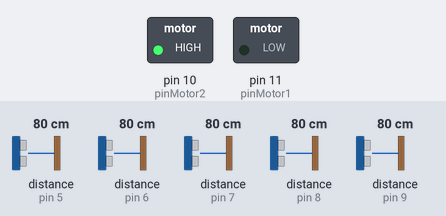
A sketch run on a simulated Arduino Uno, built with avr-gcc and run on an emulated ATmega328P. Parts: switched loads named in the sketch (green lamp = pin HIGH). Wiring (inferred from the names in the program): 5 × ultrasonic range finder: trigger pin 2, echo pin 7 / trigger pin 3, echo pin 8 / trigger pin 4, echo pin 9 / trigger pin 12, echo pin 5 / trigger pin 13, echo pin 6. The inputs (shaded band) are chosen by the test bench; at power-on: distance to the obstacle (sensors on pin 5, pin 6, pin 7, pin 8, pin 9) 80 cm. The echo pulse lasts 58.3 µs per cm; pins used as bus, display or sensor lines are not drawn; what the sketch prints to the serial monitor is not drawn.

Above: at 1.2 s.
1.3 s: distance to the obstacle (sensor on pin 5) set to 76 cm
At 1.9 s:
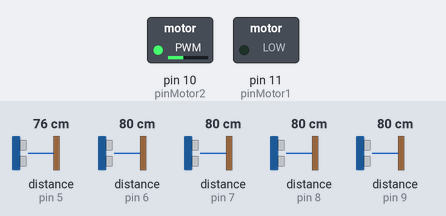
2.8 s: distance to the obstacle (sensor on pin 6) set to 74 cm
At 3.1 s:
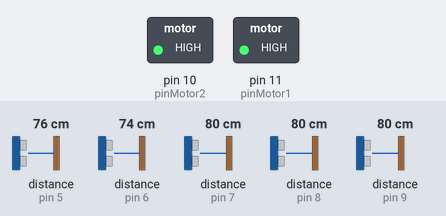
4.3 s: distance to the obstacle (sensor on pin 7) set to 75 cm
At 4.8 s:
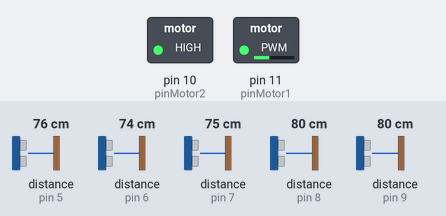
5.8 s: distance to the obstacle (sensor on pin 8) set to 2 cm
At 6.5 s:
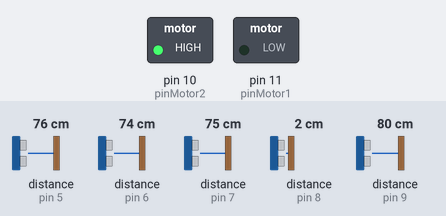
7.3 s: distance to the obstacle (sensor on pin 5) set to 2 cm
At 8.61 s:
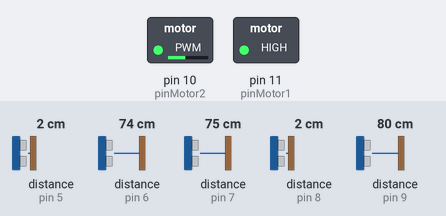
10.3 s: distance to the obstacle (sensor on pin 7) set to 4 cm
Timing chart, 0 to 12.8 s (numbered marks = the images above; inputs shaded):
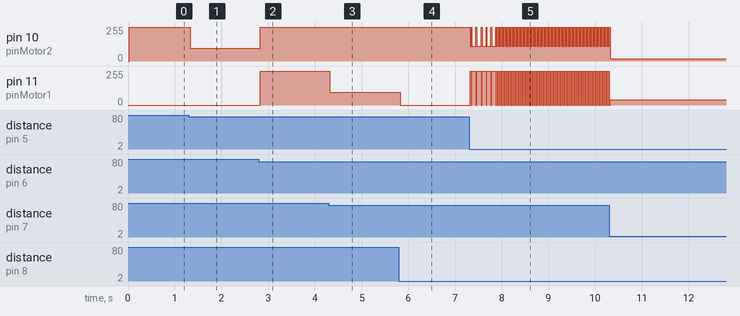

Measured:
- the behaviour switches between 80 and 79 cm on distance to the obstacle (sensor on pin 5) (found by bisection; images 0 and 1)
- the behaviour switches between 80 and 79 cm on distance to the obstacle (sensor on pin 6) (found by bisection; images 1 and 2)
- the behaviour switches between 80 and 79 cm on distance to the obstacle (sensor on pin 7) (found by bisection; images 2 and 3)
- after the input at 1.3 s, pin 10 (pinMotor2): 255/255 → 96/255 at once
- after the input at 2.8 s, pin 10 (pinMotor2): 96/255 → 255/255 at once; pin 11 (pinMotor1): 0/255 → 255/255 at once
- after the input at 4.3 s, pin 11 (pinMotor1): 255/255 → 96/255 at once
- after the input at 5.8 s, pin 11 (pinMotor1): 96/255 → 0/255 at once
- after the input at 7.3 s, pin 10 (pinMotor2): goes 109/255 0.02 s, 5 × (255/255 0.02 s, 109/255 0.08 s), 64 × (255/255 0.02 s, 109/255 0.02 s), 255/255 0.02 s, then 109/255, starting at once; pin 11 (pinMotor1): goes 255/255 0.02 s, 5 × (0/255 0.02 s, 255/255 0.08 s), 64 × (0/255 0.02 s, 255/255 0.02 s), 0/255 0.02 s, then 255/255, starting at once

The sketch:

guilhermExtra.ino
```cpp
// **************************************
// * ROBOZONA                           *
// * 2015 Estrategia & Inovacao Arizona *
// * Robo com 5 sensores de ultrassom   *
// * 2 sensores de IR                   *
// * 2 motores CC                       *
// **************************************

//Pinos dos transistores dos motores CC
int trigPin[5] = {12, 13, 2, 3, 4};
int echoPin[5] = {5, 6, 7, 8, 9};
long distCM[5] = {400, 400, 400, 400, 400};
long menorDist;
int indiceMenorDist;
long maiorDist;
int indiceMaiorDist;

// Parametro de velocidade maxima a ser aplicada aos motores
long velocMax;

// Velocidade dos motores 1 e 2, de 0 a 255
long pwmMotor1;
long pwmMotor2;

int pinMotor1 = 11;
int pinMotor2 = 10;

void setup () {
    Serial.begin(9600);

    // Ajusta os pinos de entrada e saida
    for (int i = 0; i < 5; i++) {
        pinMode(trigPin[i], OUTPUT);
        pinMode(echoPin[i], INPUT);
    }

    pinMode(pinMotor1, OUTPUT);
    pinMode(pinMotor2, OUTPUT);
}

void loop () {
    indiceMenorDist = 2;
    menorDist = 500;
    indiceMaiorDist = 2;
    maiorDist = 0;

    // Faz a leitura das distancias dos 5 sensores de ultrassom
    for (int i = 0; i < 5; i++) {
        distCM[i] = distanciaUltraSom(i);

        if (distCM[i] < menorDist) {
            menorDist = distCM[i];
            indiceMenorDist = i;
        }

        if (distCM[i] > maiorDist) {
            maiorDist = distCM[i];
            indiceMaiorDist = i;
        }

        Serial.println(distCM[i]);
    }

    // Caso 1
    // Se qualquer distancia for menor do que 30, diminui a velocidade maxima proporcionalmente. Em 30 = 255, em 0 = 0
    if (menorDist < 20) {
        velocMax = 255 * menorDist / 20L;
    } else {
        velocMax = 255;
    }

    // Se a distancia da frente for menor do que 70, diminui a velocidade maxima proporcionalmente.
    if (distCM[2] < 20) {
        velocMax = 255 * distCM[2] / 20L;
    } else {
        velocMax = 255;
    }

    // Velocidade maxima caso distancia igual a 200
    if (menorDist >= 100) {
        pwmMotor1 = velocMax;
        pwmMotor2 = velocMax;
    } else {
        // Decide curva, se menor distancia menor que 50
        // Decidir estrategia de procurar espaco livre ou evitar obstaculos
        // Estrategia de busca do espaco livre
        if (menorDist > 45) {
            // Maior espaco esta em frente, segue reto
            if (indiceMaiorDist == 2) {
                pwmMotor1 = velocMax;
                pwmMotor2 = velocMax;
            }

            // Maior espaco esta a direita, curva rapida cortando o motor direito
            if (indiceMaiorDist == 0) {
                pwmMotor1 = 0;
                pwmMotor2 = velocMax;
            }

            // Maior espaco esta na diagonal direita, curva leve cortando o motor direito pela metade
            if (indiceMaiorDist == 1) {
                pwmMotor1 = 0;
                pwmMotor2 = velocMax * 0.38;
            }

            // Maior espaco esta na diagonal esquerda, curva leve cortando o motor esquerdo pela metade
            if (indiceMaiorDist == 3) {
                pwmMotor1 = velocMax * 0.38;
                pwmMotor2 = velocMax;
            }

            // Maior espaco esta a esquerda, curva rapida cortando o motor esquerdo
            if (indiceMaiorDist == 4) {
                pwmMotor1 = velocMax;
                pwmMotor2 = 0;
            }
        } else {
            // Estrategia de evitar obstaculos, pois a menor distancia esta abaixo de 50 cm
            // Menor distancia em frente, vira para a direita
            if (indiceMenorDist == 2 && (indiceMaiorDist == 0 || indiceMaiorDist == 1)) {
                pwmMotor1 = 0;
                pwmMotor2 = velocMax;
            }

            // Menor distancia em frente, vira para a esquerda
            if (indiceMenorDist == 2 && (indiceMaiorDist == 3 || indiceMaiorDist == 4)) {
                pwmMotor1 = velocMax;
                pwmMotor2 = 0;
            }

            // Aproximando da lateral, vira suavemente para a esquerda
            if (indiceMenorDist == 0) {
                pwmMotor1 = velocMax;
                pwmMotor2 = velocMax * 0.43;
            }

            // Aproximando da diagonal, vira rapidamente para a esquerda
            if (indiceMenorDist == 1) {
                pwmMotor1 = velocMax;
                pwmMotor2 = 0;
            }

            // Aproximando da diagonal, vira rapidamente para a direita
            if (indiceMenorDist == 3) {
                pwmMotor1 = 0;
                pwmMotor2 = velocMax;
            }

            // Aproximando da lateral, vira suavemente para a direita
            if (indiceMenorDist == 4) {
                pwmMotor1 = velocMax * 0.43;
                pwmMotor2 = velocMax;
            }
        }
    }

    if (pwmMotor1 < 0) {
        pwmMotor1 = 0;
    }

    if (pwmMotor2 < 0) {
        pwmMotor2 = 0;
    }

    analogWrite(pinMotor1, pwmMotor1);
    analogWrite(pinMotor2, pwmMotor2);
}

int distanciaUltraSom (int pino) {
    long duration, distance;
    digitalWrite(trigPin[pino], LOW);
    delayMicroseconds(2);
    digitalWrite(trigPin[pino], HIGH);
    delayMicroseconds(10);
    digitalWrite(trigPin[pino], LOW);
    duration = pulseIn(echoPin[pino], HIGH, 38000);
    distance = (duration) / 58;

    if (distance == 0) {
        distance = 200;
    }

    if (distance > 200) {
        distance = 200;
    }

    return distance;
}
```
